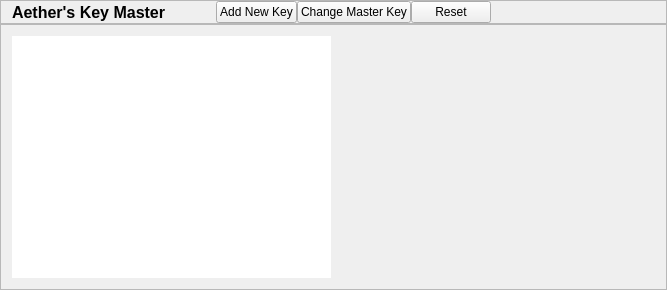
<?xml version="1.0" encoding="UTF-8"?>
<ui version="4.0">
 <class>KeysDataParentWidget</class>
 <widget class="QWidget" name="KeysDataParentWidget">
  <property name="geometry">
   <rect>
    <x>0</x>
    <y>0</y>
    <width>667</width>
    <height>290</height>
   </rect>
  </property>
  <property name="windowTitle">
   <string>KeysDataParentWidget</string>
  </property>
  <property name="styleSheet">
   <string notr="true"/>
  </property>
  <layout class="QGridLayout" name="gridLayout">
   <property name="leftMargin">
    <number>0</number>
   </property>
   <property name="topMargin">
    <number>0</number>
   </property>
   <property name="rightMargin">
    <number>0</number>
   </property>
   <property name="bottomMargin">
    <number>0</number>
   </property>
   <property name="spacing">
    <number>0</number>
   </property>
   <item row="0" column="0">
    <widget class="QFrame" name="m_header_frame">
     <property name="sizePolicy">
      <sizepolicy hsizetype="Preferred" vsizetype="Preferred">
       <horstretch>0</horstretch>
       <verstretch>0</verstretch>
      </sizepolicy>
     </property>
     <property name="frameShape">
      <enum>QFrame::StyledPanel</enum>
     </property>
     <property name="frameShadow">
      <enum>QFrame::Raised</enum>
     </property>
     <property name="widgetType" stdset="0">
      <string>header</string>
     </property>
     <layout class="QHBoxLayout" name="horizontalLayout">
      <property name="spacing">
       <number>0</number>
      </property>
      <property name="topMargin">
       <number>0</number>
      </property>
      <property name="bottomMargin">
       <number>0</number>
      </property>
      <item>
       <widget class="QLabel" name="label">
        <property name="font">
         <font>
          <pointsize>12</pointsize>
          <weight>75</weight>
          <bold>true</bold>
         </font>
        </property>
        <property name="text">
         <string>Aether's Key Master</string>
        </property>
       </widget>
      </item>
      <item>
       <spacer name="horizontalSpacer_3">
        <property name="orientation">
         <enum>Qt::Horizontal</enum>
        </property>
        <property name="sizeType">
         <enum>QSizePolicy::Fixed</enum>
        </property>
        <property name="sizeHint" stdset="0">
         <size>
          <width>50</width>
          <height>20</height>
         </size>
        </property>
       </spacer>
      </item>
      <item>
       <widget class="QPushButton" name="m_addNew_btn">
        <property name="sizePolicy">
         <sizepolicy hsizetype="Minimum" vsizetype="Expanding">
          <horstretch>0</horstretch>
          <verstretch>0</verstretch>
         </sizepolicy>
        </property>
        <property name="text">
         <string>Add New Key</string>
        </property>
        <property name="widgetType" stdset="0">
         <string>header</string>
        </property>
       </widget>
      </item>
      <item>
       <widget class="QPushButton" name="m_changeMasterKey_btn">
        <property name="sizePolicy">
         <sizepolicy hsizetype="Minimum" vsizetype="Expanding">
          <horstretch>0</horstretch>
          <verstretch>0</verstretch>
         </sizepolicy>
        </property>
        <property name="text">
         <string>Change Master Key</string>
        </property>
        <property name="widgetType" stdset="0">
         <string>header</string>
        </property>
       </widget>
      </item>
      <item>
       <widget class="QPushButton" name="m_reset_btn">
        <property name="sizePolicy">
         <sizepolicy hsizetype="Minimum" vsizetype="Expanding">
          <horstretch>0</horstretch>
          <verstretch>0</verstretch>
         </sizepolicy>
        </property>
        <property name="text">
         <string>Reset</string>
        </property>
        <property name="widgetType" stdset="0">
         <string>header</string>
        </property>
       </widget>
      </item>
      <item>
       <spacer name="horizontalSpacer">
        <property name="orientation">
         <enum>Qt::Horizontal</enum>
        </property>
        <property name="sizeHint" stdset="0">
         <size>
          <width>40</width>
          <height>20</height>
         </size>
        </property>
       </spacer>
      </item>
     </layout>
    </widget>
   </item>
   <item row="1" column="0">
    <widget class="QFrame" name="frame_2">
     <property name="sizePolicy">
      <sizepolicy hsizetype="Preferred" vsizetype="Expanding">
       <horstretch>0</horstretch>
       <verstretch>1</verstretch>
      </sizepolicy>
     </property>
     <property name="frameShape">
      <enum>QFrame::StyledPanel</enum>
     </property>
     <property name="frameShadow">
      <enum>QFrame::Raised</enum>
     </property>
     <layout class="QGridLayout" name="gridLayout_2">
      <item row="0" column="0">
       <widget class="QListWidget" name="m_keys_listWidget">
        <property name="sizePolicy">
         <sizepolicy hsizetype="Expanding" vsizetype="Expanding">
          <horstretch>0</horstretch>
          <verstretch>0</verstretch>
         </sizepolicy>
        </property>
        <property name="font">
         <font>
          <pointsize>10</pointsize>
         </font>
        </property>
        <property name="focusPolicy">
         <enum>Qt::NoFocus</enum>
        </property>
        <property name="frameShape">
         <enum>QFrame::NoFrame</enum>
        </property>
        <property name="selectionMode">
         <enum>QAbstractItemView::SingleSelection</enum>
        </property>
        <property name="verticalScrollMode">
         <enum>QAbstractItemView::ScrollPerPixel</enum>
        </property>
        <property name="horizontalScrollMode">
         <enum>QAbstractItemView::ScrollPerPixel</enum>
        </property>
       </widget>
      </item>
      <item row="0" column="1">
       <widget class="aether_key_master_core::KeyDataWidget" name="m_keyData_widget" native="true">
        <property name="sizePolicy">
         <sizepolicy hsizetype="Expanding" vsizetype="Preferred">
          <horstretch>0</horstretch>
          <verstretch>0</verstretch>
         </sizepolicy>
        </property>
       </widget>
      </item>
     </layout>
    </widget>
   </item>
  </layout>
 </widget>
 <layoutdefault spacing="6" margin="11"/>
 <customwidgets>
  <customwidget>
   <class>aether_key_master_core::KeyDataWidget</class>
   <extends>QWidget</extends>
   <header>KeyDataWidget.h</header>
   <container>1</container>
  </customwidget>
 </customwidgets>
 <resources>
  <include location="../Resources/Resource.qrc"/>
 </resources>
 <connections/>
</ui>
